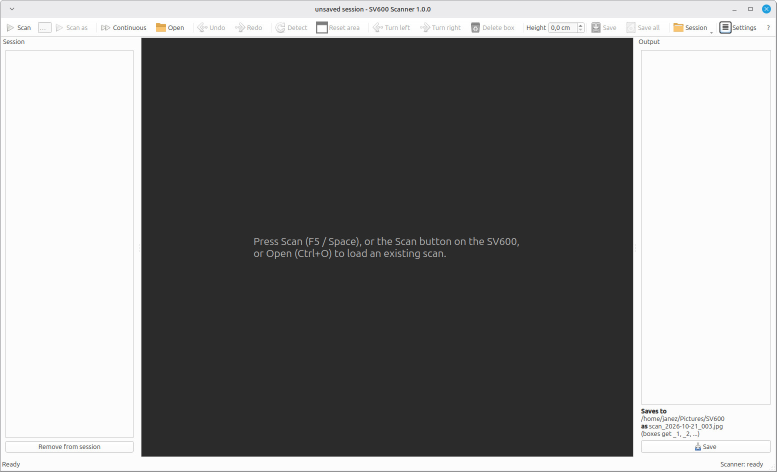
#> input picture imgs/01.jpeg, 1553 x 943 px (shown at 1/2 size)
$ python colour_patches.py ../imgs/01.jpeg
#> lines starting #> are read from the running program, lines starting #| are printed output that depends on the picture; after the words box and inside, x2 and y2 are one past the last pixel; in counts of white or black regions, pixels touching at a corner belong together
### sv600/crop.py
"""Find flat objects (pages, books) on a corrected SV600 scan, straighten each one and
save it as its own image with a margin around it.

Detection runs on a reduced copy: edges (Canny on every colour channel) are closed into
outlines, filled, cleaned of thin things such as cables, and every remaining blob that is
large and roughly rectangular is taken as an object. Its minimum-area rectangle gives the
skew angle; the crop is cut from the full-resolution image with one affine warp.

Thresholds come from the [detection] and [split] settings (see data/settings.toml).
"""
import os

import cv2
import numpy as np

from . import paths
from . import settings as sv600settings

DPI = 300
PX_PER_MM = DPI / 25.4
WORK_SCALE = 0.25            # detection at 75 dpi: 1 px = 0.34 mm


def desk_distance(lab):
    """Chroma distance (Lab a/b only) from the dominant desk colour.

    Lightness is ignored on purpose: lamp glare on the shiny desk near the scanner base
    is much brighter than the wood but nearly the same hue (glare ~7, paper ~30).

    The reference is the most common *clearly coloured* colour: neutral pixels (black, grey,
    white: a, b ~ 128) and very dark or bright ones are left out, otherwise a dark book plus
    the black frame edges can outnumber any single wood shade (seen on the books test scan).
    Returns (distance, reference Lab), or (None, None) if no coloured desk is found, e.g.
    on a black or grey mat; the caller then relies on outlines only.
    """
    L = lab[:, :, 0].ravel().astype(np.int16)
    a = lab[:, :, 1].ravel().astype(np.int16)
    b = lab[:, :, 2].ravel().astype(np.int16)
    use = (np.hypot(a - 128, b - 128) > 8) & (L > 25) & (L < 235)
    if use.mean() < 0.15:                      # less than 15 % coloured pixels: no wood desk
        return None, None
    hist, ae, be = np.histogram2d(a[use], b[use], bins=64, range=[[0, 256], [0, 256]])
    i, j = np.unravel_index(np.argmax(hist), hist.shape)
    sel = use & (np.abs(a - (ae[i] + 2)) < 6) & (np.abs(b - (be[j] + 2)) < 6)
    ref = np.median(lab.reshape(-1, 3)[sel], axis=0)
    d = lab.astype(np.float32) - ref
    return np.hypot(d[:, :, 1], d[:, :, 2]), ref


# [27 lines left out: functions save_background, load_background, _edge_fraction, not called in this run]


def _candidates(edges, colour, gap_mm, p, mm, debug=None):
    """One detection pass: outlines (gaps up to gap_mm bridged) + colour mask -> rect candidates."""
    k = lambda r: cv2.getStructuringElement(cv2.MORPH_ELLIPSE, (2 * r + 1, 2 * r + 1))
    closed = cv2.morphologyEx(edges, cv2.MORPH_CLOSE, k(max(1, int(gap_mm * mm))))
    contours, _ = cv2.findContours(closed, cv2.RETR_EXTERNAL, cv2.CHAIN_APPROX_SIMPLE)
    filled = np.zeros_like(closed)
    cv2.drawContours(filled, contours, -1, 255, cv2.FILLED)
    mask = cv2.morphologyEx(filled | colour, cv2.MORPH_CLOSE, k(int(p['merge_gap_mm'] * mm)))
    contours, _ = cv2.findContours(mask, cv2.RETR_EXTERNAL, cv2.CHAIN_APPROX_SIMPLE)
    mask = np.zeros_like(mask)
    cv2.drawContours(mask, contours, -1, 255, cv2.FILLED)          # fill holes
    solid = cv2.morphologyEx(mask, cv2.MORPH_OPEN, k(int(p['thin_object_mm'] * mm)))  # cables, grain
    contours, _ = cv2.findContours(solid, cv2.RETR_EXTERNAL, cv2.CHAIN_APPROX_SIMPLE)
    H, W = solid.shape
    edge_band = int(1.5 * mm)
    out = []
    for cnt in contours:
        area = cv2.contourArea(cnt)
        rect = cv2.minAreaRect(cnt)
        (cx, cy), (w, h), ang = rect
        if w * h == 0:
            continue
        fill = area / (w * h)
        x, y, bw, bh = cv2.boundingRect(cnt)
        cut = x <= edge_band or y <= edge_band or x + bw >= W - edge_band or y + bh >= H - edge_band
        ok = (area >= p['min_area_cm2'] * 100 * mm * mm and min(w, h) >= p['min_side_mm'] * mm
              and fill >= p['min_rectangularity'])
        if debug is not None:
            debug.append(((cx, cy), (w, h), ang, fill, area / (mm * mm), ok, cut))
        if ok:
            out.append((rect, area))
    return out, solid


# [6 lines left out: function _inside, not called in this run]


def _find_objects(rgb, det=None, debug=None, prepare=None, small=None, background=None):
    """Return a list of cv2.minAreaRect tuples (centre, (w, h), angle) in full-res pixels.

    det: the [detection] settings (defaults from sv600settings.DEFAULTS).
    Two passes: the normal one, and one that bridges bigger gaps in outlines. A box lying inside
    a bigger box is replaced by the bigger one (e.g. the picture on a book cover -> the book),
    unless the boxes inside fill most of it (then the bigger one is two objects merged).
    """
    p = dict(sv600settings.DEFAULTS['detection'], **(det or {}))
    reduced = small is None and prepare is None            # small will be rgb's own colours
    if small is None:
        small = cv2.resize(rgb, None, fx=WORK_SCALE, fy=WORK_SCALE, interpolation=cv2.INTER_AREA)
    if prepare is not None:            # e.g. undo the colour calibration: thresholds are tuned
        small = prepare(small)         # on the scanner's own colours
    mm = PX_PER_MM * WORK_SCALE                                   # small px per mm
    blur = cv2.GaussianBlur(small, (5, 5), 0)
    # cue 1: edges in every colour channel (closed and filled per pass)
    edges = np.zeros(small.shape[:2], np.uint8)
    for c in cv2.split(blur):
        edges |= cv2.Canny(c, p['edge_low'], p['edge_high'])
#> this loop made 3 passes
#> pass 1, in _find_objects, `edges |= cv2.Canny(c, p['edge_low'], p['edge_high'])`:
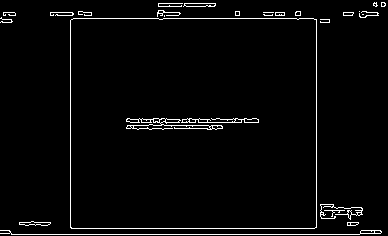
#> edges: shape (236, 388); 2.9% white in thin lines or dots
    # cue 2: anything clearly not desk-coloured (also works where an outline is open)
    lab = cv2.cvtColor(blur, cv2.COLOR_RGB2LAB)
#> lab: shape (236, 388, 3); mean of channels 0, 1, 2 134.8, 128, 128
    bg = p['background']
    if bg == 'scanned' and background is None:
        bg = 'auto'                                           # nothing stored (yet)
    dist = None if bg in ('black_mat', 'scanned') else desk_distance(lab)[0]
    if bg == 'auto' and dist is not None and _edge_fraction(dist < p['desk_colour_threshold']) < 0.05:
        # the "desk" colour is not around the edges, so it is an object's: e.g. books filling a
        # work area on a black mat (measured: 0.00 there, 0.24-0.74 on the wooden desk)
        dist = None
    if bg == 'scanned':
        # anything that differs from the stored empty mat/desk at the same spot (Lab, corrected
        # colours: also takes care of uneven lighting across the plate)
        corr = small if reduced else cv2.resize(rgb, (small.shape[1], small.shape[0]),
                                                interpolation=cv2.INTER_AREA)
        lab_now = cv2.cvtColor(cv2.GaussianBlur(corr, (5, 5), 0), cv2.COLOR_RGB2LAB).astype(np.float32)
        if background.shape[:2] != corr.shape[:2]:          # rounding of a work area's edges
            background = cv2.resize(background, (corr.shape[1], corr.shape[0]), interpolation=cv2.INTER_AREA)
        lab_bg = cv2.cvtColor(cv2.GaussianBlur(background, (5, 5), 0), cv2.COLOR_RGB2LAB).astype(np.float32)
        colour = (np.linalg.norm(lab_now - lab_bg, axis=2) > p['background_threshold']).astype(np.uint8) * 255
    elif dist is None and bg == 'desk':              # no desk colour found: outlines only
        colour = np.zeros(lab.shape[:2], np.uint8)
    elif dist is None:
        # no coloured desk (black/grey mat): anything clearly coloured is an object. Measured on
        # rgb (colour-calibrated): in the scanner's own colours a dark cover is nearly as black
        # as the mat (mat L 6, dark green spine L 8 / chroma 2) and has hardly any outline.
        corr = small if reduced else cv2.resize(rgb, (small.shape[1], small.shape[0]),
                                                interpolation=cv2.INTER_AREA)
        clab = cv2.cvtColor(cv2.GaussianBlur(corr, (5, 5), 0), cv2.COLOR_RGB2LAB).astype(np.float32)
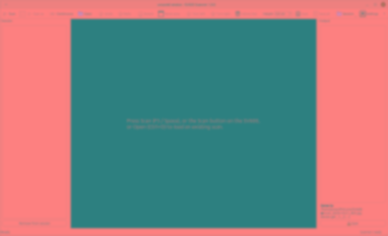
#> clab: shape (236, 388, 3) float32; mean R, G, B 134.8, 128, 128
        chroma = np.hypot(clab[:, :, 1] - 128, clab[:, :, 2] - 128)
        colour = (chroma > p['mat_colour_chroma']).astype(np.uint8) * 255
#> colour: shape (236, 388); 0.1% white; 3 white regions, box (x1, y1, x2, y2) and area: (77, 11, 84, 17) 32, (336, 11, 343, 17) 32, (380, 2, 386, 7) 24
    else:
        # dark AND colourless (scanner base, shadows, floor at the sides) is left to the edge cue,
        # so a page pushed against the scanner is not merged with the base; dark but coloured
        # (a deep purple / blue cover) still counts
        neutral = np.hypot(lab[:, :, 1].astype(np.float32) - 128, lab[:, :, 2].astype(np.float32) - 128)
        keep = (lab[:, :, 0] > p['dark_limit']) | (neutral > p['dark_colour_chroma'])
        colour = ((dist > p['desk_colour_threshold']) & keep).astype(np.uint8) * 255

    found, solid = _candidates(edges, colour, p['outline_gap_mm'], p, mm, debug)
#> in _candidates, `closed = cv2.morphologyEx(edges, cv2.MORPH_CLOSE, k(max(1, int(gap_mm ..`:
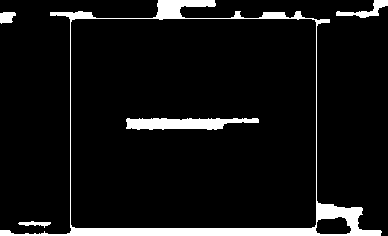
#> closed: shape (236, 388); 7.4% white; 5 white regions
#> in _candidates, `contours, _ = cv2.findContours(closed, cv2.RETR_EXTERNAL, cv2.CHAIN_AP..`: contours = 4 contours; box (x1, y1, x2, y2) and area: (0, 0, 382, 236) 55978, (336, 0, 388, 18) 258, (0, 12, 16, 24) 124, (18, 221, 51, 228) 80
#> in _candidates, `cv2.drawContours(filled, contours, -1, 255, cv2.FILLED)`: filled: shape (236, 388); 62.5% white; 2 black regions, box (x1, y1, x2, y2) and area: (0, 0, 158, 234) 17397, (180, 0, 388, 236) 16915
#> in _candidates, `mask = cv2.morphologyEx(filled | colour, cv2.MORPH_CLOSE, k(int(p['mer..`:
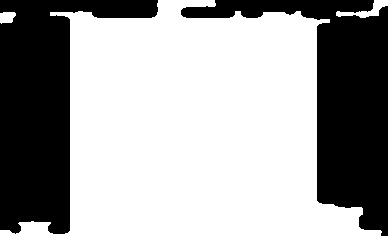
#> mask: shape (236, 388); 62.9% white; 2 black regions
#> in _candidates, `contours, _ = cv2.findContours(mask, cv2.RETR_EXTERNAL, cv2.CHAIN_APPR..`: contours = 3 contours; box (x1, y1, x2, y2) and area: (0, 0, 382, 236) 56424, (336, 0, 388, 18) 277, (0, 12, 16, 24) 131
#> in _candidates, `solid = cv2.morphologyEx(mask, cv2.MORPH_OPEN, k(int(p['thin_object_mm..`: solid: shape (236, 388); 61.4% white; 2 black regions
#> in _candidates, `contours, _ = cv2.findContours(solid, cv2.RETR_EXTERNAL, cv2.CHAIN_APP..`: contours = 2 contours; box (x1, y1, x2, y2) and area: (69, 0, 363, 236) 55376, (20, 221, 49, 236) 306
#> the loop in _candidates, `for cnt in contours:` made 2 passes
#> (area, cx, cy, w, h, ang, fill, x) on passes 1 to 2: (305.5, 34, 228, 14, 28, -90, 0.779, 20), (55376.5, 215.5, 117.5, 235, 293, -90, 0.804, 69)
#> after the loop in _candidates, `for cnt in contours:`: out = 1 item
#> found = 1 item
    if p['outer_gap_mm'] > p['outline_gap_mm']:
        more, _ = _candidates(edges, colour, p['outer_gap_mm'], p, mm)
#> call 2 of _candidates, with gap_mm = 5, mm = 2.95
#> in _candidates (call 2), `closed = cv2.morphologyEx(edges, cv2.MORPH_CLOSE, k(max(1, int(gap_mm ..`:
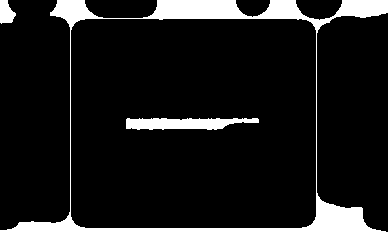
#> closed: shape (236, 388); 11.6% white; 3 white regions
#> in _candidates (call 2), `contours, _ = cv2.findContours(closed, cv2.RETR_EXTERNAL, cv2.CHAIN_AP..`: contours = 2 contours; box (x1, y1, x2, y2) and area: (0, 0, 388, 236) 59412, (0, 0, 16, 24) 242
#> in _candidates (call 2), `cv2.drawContours(filled, contours, -1, 255, cv2.FILLED)`:
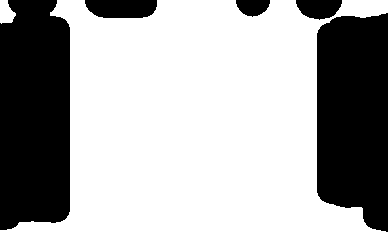
#> filled: shape (236, 388); 65.9% white; 5 black regions, box (x1, y1, x2, y2) and area: (0, 0, 70, 230) 15047, (317, 13, 388, 232) 13841, (85, 0, 157, 18) 1160, (296, 0, 342, 20) 700, (236, 0, 270, 17) 435
#> in _candidates (call 2), `mask = cv2.morphologyEx(filled | colour, cv2.MORPH_CLOSE, k(int(p['mer..`: mask: shape (236, 388); 66% white; 5 black regions
#> in _candidates (call 2), `contours, _ = cv2.findContours(mask, cv2.RETR_EXTERNAL, cv2.CHAIN_APPR..`: contours = 2 contours; box (x1, y1, x2, y2) and area: (0, 0, 388, 236) 59426, (0, 0, 16, 24) 242
#> in _candidates (call 2), `solid = cv2.morphologyEx(mask, cv2.MORPH_OPEN, k(int(p['thin_object_mm..`:
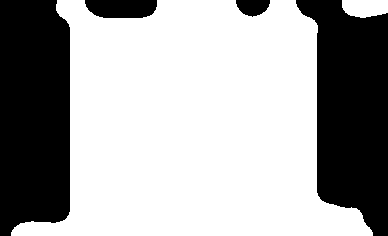
#> solid: shape (236, 388); 65.2% white; 4 black regions
#> in _candidates (call 2), `contours, _ = cv2.findContours(solid, cv2.RETR_EXTERNAL, cv2.CHAIN_APP..`: contours = 2 contours; box (x1, y1, x2, y2) and area: (11, 0, 373, 236) 58368, (342, 0, 388, 18) 654
#> the loop in _candidates (call 2), `for cnt in contours:` made 2 passes
#> (area, cx, cy, w, h, ang, fill, x) on passes 1 to 2: (653.5, 364.5, 8.5, 17, 45, -90, 0.854, 342), (58368, 191.5, 117.5, 235, 361, -90, 0.688, 11)
#> after the loop in _candidates (call 2), `for cnt in contours:`: out = []
#> more = []
        found += [m for m in more if all(_inside(m[0], f[0]) < 0.95 or _inside(f[0], m[0]) < 0.95
                                         for f in found)]          # skip duplicates
    # prefer outer boxes
    keep = []
    for i, (r, a) in enumerate(found):
        inners = [f for j, f in enumerate(found) if j != i and _inside(f[0], r) > 0.9
                  and f[1] < a]
        outer = [f for j, f in enumerate(found) if j != i and _inside(r, f[0]) > 0.9 and f[1] > a]
        merged = sum(f[1] for f in inners) > p['outer_max_inner_fraction'] * a
        if merged:
            continue                                   # two+ objects merged: keep the inner ones
        if any(sum(g[1] for g in found if g is not o and _inside(g[0], o[0]) > 0.9 and g[1] < o[1])
               <= p['outer_max_inner_fraction'] * o[1] for o in outer):
            continue                                   # an outer box takes over
        keep.append(r)
#> this loop made 1 pass
#> (r, a, merged) on pass 1: (((215.5, 117.5), (235, 293), -90), 55376.5, False)
#> after the loop, keep = [((215.5, 117.5), (235, 293), -90)]
    if bg == 'scanned':
        # The comparison only adds objects the outline and colour cues miss (a black cover on a
        # black mat): a bright object scatters the scanner's light over the mat, so with it on the
        # plate the mat no longer looks like the empty scan (measured with a green cover: the whole
        # mat greener, a band 20 % brighter, 3-5x brighter around the book), and blobs from the
        # comparison grow far beyond the object. Everything it finds that overlaps an object found
        # the normal way is dropped.
        sure, _ = _find_objects(rgb, dict(p, background='black_mat'), None, prepare, small)
        s = WORK_SCALE
        sure = [((cx * s, cy * s), (w * s, h * s), ang) for (cx, cy), (w, h), ang in sure]
        keep = sure + [r for r in keep if all(_inside(t, r) < 0.5 and _inside(r, t) < 0.5 for t in sure)]
    s = 1 / WORK_SCALE
    found = [((cx * s, cy * s), (w * s, h * s), ang) for (cx, cy), (w, h), ang in keep]
#> found = [((862, 470), (940, 1172), -90)]
    # reading order: top to bottom, then left to right
    found.sort(key=lambda r: (round(r[0][1] / (p['row_height_mm'] * PX_PER_MM)), r[0][0]))
    return found, dict(edges=edges, colour=colour, solid=solid, small=small)


def find_objects(rgb, det=None, debug=None, roi=None, prepare=None, small=None, background=None):
    """Find objects; optionally only inside roi = (x0, y0, x1, y1) in full-res pixels.

    small: an already reduced (WORK_SCALE) copy to detect on instead of rgb, e.g. the copy
    sv600.correct made before the colour calibration. prepare: applied to the reduced copy.
    background: the stored empty mat/desk (load_background) for detection.background "scanned".

    With a work area the detection simply runs on that part of the scan, so clutter outside
    it can neither be found nor merge with objects inside it.
    """
    if roi is None:
        return _find_objects(rgb, det, debug, prepare, small, background)
    H, W = rgb.shape[:2]
    x0, y0 = max(0, int(roi[0])), max(0, int(roi[1]))
    x1, y1 = min(W, int(roi[2])), min(H, int(roi[3]))
    if x1 - x0 < 50 or y1 - y0 < 50:
        return [], {}
    sub = None
    if small is not None:
        s0, s1 = int(round(x0 * WORK_SCALE)), int(round(y0 * WORK_SCALE))
        sub = np.ascontiguousarray(small[s1:int(round(y1 * WORK_SCALE)), s0:int(round(x1 * WORK_SCALE))])
        x0, y0 = s0 / WORK_SCALE, s1 / WORK_SCALE        # keep offsets on the reduced grid
    if background is not None:
        s0, s1 = int(round(x0 * WORK_SCALE)), int(round(y0 * WORK_SCALE))
        background = np.ascontiguousarray(background[s1:int(round(y1 * WORK_SCALE)), s0:int(round(x1 * WORK_SCALE))])
    found, extra = _find_objects(np.ascontiguousarray(rgb[int(y0):y1, int(x0):x1]), det, debug, prepare, sub,
                                 background)
    return [((cx + x0, cy + y0), wh, ang) for (cx, cy), wh, ang in found], extra


# [67 lines left out: functions box_from_rect, height_scale, extract, straighten, draw_debug, not called in this run]

### tools/colour_patches.py
#!/usr/bin/env python3
"""Find a SpyderCHECKR 24 in corrected scans and measure its 24 patches.

For each scan: find the card (sv600.crop), cut it out upright, locate the patch squares,
fit the regular 4 x 6 grid through them (dark patches that are hard to see are filled in from
the grid), and take the median colour of the central 50 % of each patch. The grid is then
matched to the reference layout (any of the 8 rotations/mirrorings) by comparing colours.

usage: colour_patches.py scan1.png scan2.png ... -> calibration/colour/patches.json
"""
import json
import os
import sys

import cv2
import numpy as np

sys.path.insert(0, os.path.dirname(os.path.dirname(os.path.abspath(__file__))))
from sv600 import crop                                   # noqa: E402

PX_MM = crop.PX_PER_MM

# Datacolor SpyderCheckr 24, L*a*b* (darktable src/common/colorchecker.h, "spyder_24", 2016)
REF = {
    'A1': (96.04, 2.16, 2.60), 'A2': (80.44, 1.17, 2.05), 'A3': (65.52, 0.69, 1.86),
    'A4': (49.62, 0.58, 1.56), 'A5': (33.55, 0.35, 1.40), 'A6': (16.91, 1.43, -0.81),
    'B1': (47.12, -32.52, -28.75), 'B2': (50.49, 53.45, -13.55), 'B3': (83.61, 3.36, 87.02),
    'B4': (41.05, 60.75, 31.17), 'B5': (54.14, -40.76, 34.75), 'B6': (24.75, 13.78, -49.48),
    'C1': (60.94, 38.21, 61.31), 'C2': (37.80, 7.30, -43.04), 'C3': (49.81, 48.50, 15.76),
    'C4': (28.88, 19.36, -24.48), 'C5': (72.45, -23.57, 60.47), 'C6': (71.65, 23.74, 72.28),
    'D1': (70.19, -31.85, 1.98), 'D2': (54.38, 8.84, -25.71), 'D3': (42.03, -15.78, 22.93),
    'D4': (48.82, -5.11, -23.08), 'D5': (65.10, 18.14, 18.68), 'D6': (36.13, 14.15, 15.78),
}
REF_GRID = [[f'{r}{c}' for c in range(1, 7)] for r in 'ABCD']     # 4 rows x 6


def find_card(rgb):
    """The largest detected object whose size fits the card (~ 150-260 mm)."""
    rects, _ = crop.find_objects(rgb)
#> rects = [((862, 470), (940, 1172), -90)]
    best = None
    for r in rects:
        w, h = sorted(r[1])
        if 120 * PX_MM < w < 260 * PX_MM and 150 * PX_MM < h < 330 * PX_MM:
            if best is None or w * h > best[1][0] * best[1][1]:
                best = r
#> this loop made 1 pass
#> (r, w, h) on pass 1: (((862, 470), (940, 1172), -90), 940, 1172)
    if best is None:
#> (the run stopped early here; a loop or call above may not have finished)

$ run again, on imgs/03.jpeg
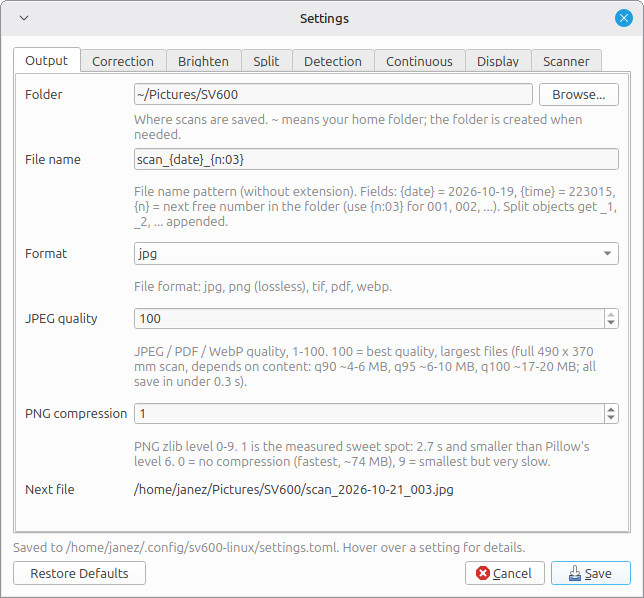
#> input picture imgs/03.jpeg, 644 x 598 px
#> the loop in _find_objects, `for c in cv2.split(blur):` made 3 passes
#> pass 1, in _find_objects, `edges |= cv2.Canny(c, p['edge_low'], p['edge_high'])`:
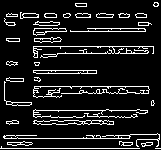
#> edges: shape (150, 161); 11.7% white in thin lines or dots
#> lab: shape (150, 161, 3); mean of channels 0, 1, 2 244.1, 127.9, 128
#> colour: shape (150, 161); 0.18% white; 2 white regions (1 under 20 px), largest, box (x1, y1, x2, y2) and area: (153, 2, 159, 7) 26
#> closed: shape (150, 161); 33.7% white; 7 white regions (1 under 20 px)
#> in _candidates, `contours, _ = cv2.findContours(closed, cv2.RETR_EXTERNAL, cv2.CHAIN_AP..`: contours = 7 contours, 1 with area under 20; largest, box (x1, y1, x2, y2) and area: (0, 0, 154, 126) 6362, (0, 133, 161, 150) 2198, (6, 38, 20, 42) 38, (153, 0, 161, 7) 34, (6, 61, 18, 66) 31, (6, 120, 19, 125) 30
#> filled: shape (150, 161); 39.9% white; 7 white regions (1 under 20 px), largest, box (x1, y1, x2, y2) and area: (0, 0, 154, 126) 7055, (0, 133, 161, 150) 2376, (6, 38, 20, 42) 54, (153, 0, 161, 7) 46, (6, 61, 18, 66) 45, (6, 120, 19, 125) 45
#> in _candidates, `contours, _ = cv2.findContours(mask, cv2.RETR_EXTERNAL, cv2.CHAIN_APPR..`: contours = 7 contours, 2 with area under 20; largest, box (x1, y1, x2, y2) and area: (0, 0, 161, 150) 9048, (6, 38, 20, 42) 38, (153, 0, 161, 7) 36, (6, 61, 18, 66) 31, (6, 120, 19, 125) 30
#> solid: shape (150, 161); 17.4% white; 3 white regions
#> in _candidates, `contours, _ = cv2.findContours(solid, cv2.RETR_EXTERNAL, cv2.CHAIN_APP..`: contours = 3 contours; box (x1, y1, x2, y2) and area: (0, 127, 161, 150) 2388, (33, 13, 66, 58) 1156, (67, 9, 91, 32) 390
#> the loop in _candidates, `for cnt in contours:` made 3 passes
#> (area, rect, cx, cy, w, h, fill, x) on passes 1 to 3: (2387.5, ((80, 138), (22, 160), -90), 80, 138, 22, 160, 0.678, 0), (1156.5, ((49, 35), (44, 32), -90), 49, 35, 44, 32, 0.821, 33), (390, ((78.5, 20), (22, 23), -90), 78.5, 20, 22, 23, 0.771, 67)
#> after the loop in _candidates, `for cnt in contours:`: out = []
#> closed: shape (150, 161); 89.4% white; 3 black regions
#> in _candidates (call 2), `contours, _ = cv2.findContours(closed, cv2.RETR_EXTERNAL, cv2.CHAIN_AP..`: contours = 1 contour; box (x1, y1, x2, y2) and area: (0, 0, 161, 150) 21224
#> in _candidates (call 2), `contours, _ = cv2.findContours(mask, cv2.RETR_EXTERNAL, cv2.CHAIN_APPR..`: contours = 1 contour; box (x1, y1, x2, y2) and area: (0, 0, 161, 150) 21230
#> in _candidates (call 2), `solid = cv2.morphologyEx(mask, cv2.MORPH_OPEN, k(int(p['thin_object_mm..`:
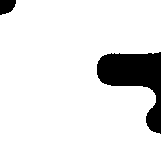
#> solid: shape (150, 161); 89% white; 2 black regions
#> in _candidates (call 2), `contours, _ = cv2.findContours(solid, cv2.RETR_EXTERNAL, cv2.CHAIN_APP..`: contours = 1 contour; box (x1, y1, x2, y2) and area: (0, 0, 161, 150) 21146
#> the loop in _candidates (call 2), `for cnt in contours:` made 1 pass
#> (area, cx, cy, w, h, ang, fill, x) on pass 1: (21146.5, 80, 74.5, 149, 160, -90, 0.887, 0)
#> more = []
